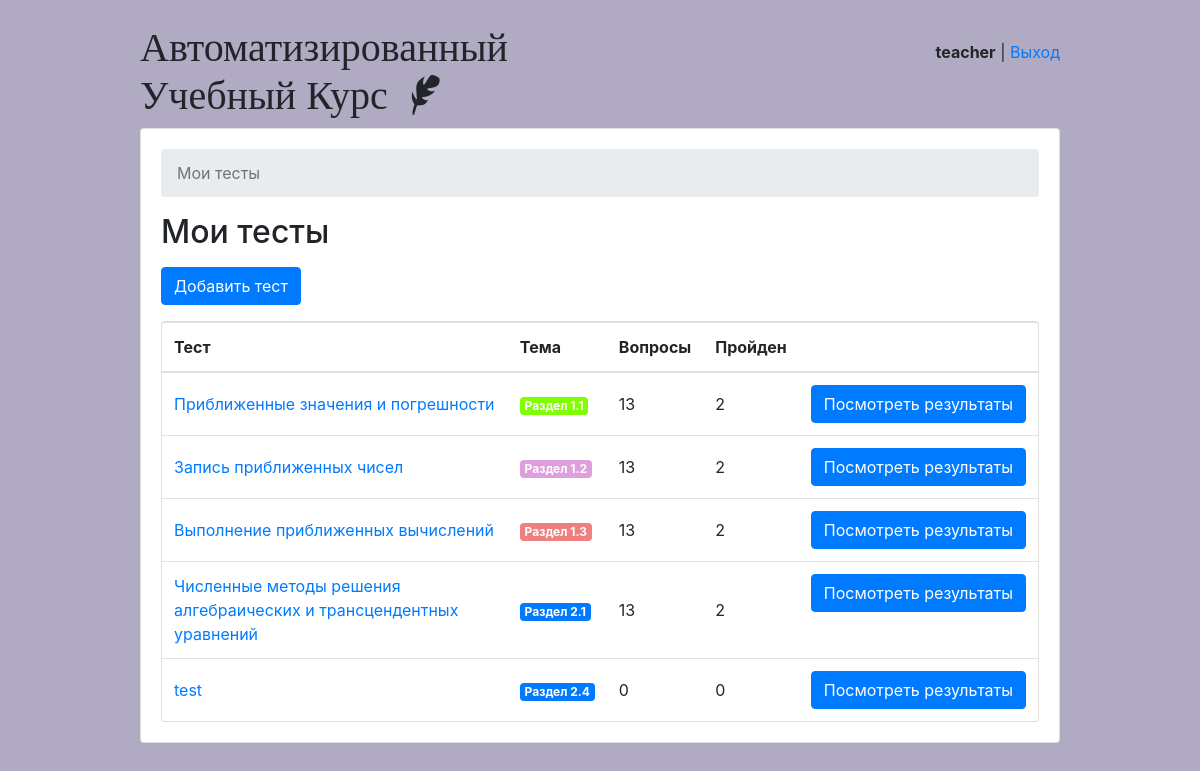
The app's page /teachers/ (signed in) with its own data.
### classroom/models.py (models this page shows, shortened)
class User(AbstractUser):
    is_student = models.BooleanField(default=False)
    is_teacher = models.BooleanField(default=False)

class Quiz(models.Model):
    owner = models.ForeignKey(User, on_delete=models.CASCADE, related_name='quizzes')
    name = models.CharField(max_length=255)
    subject = models.ForeignKey(Subject, on_delete=models.CASCADE, related_name='quizzes')

class Subject(models.Model):
    name = models.CharField(max_length=30)
    color = models.CharField(max_length=7, default='#007bff')
    def get_html_badge(self):
        name = escape(self.name)
        color = escape(self.color)
        html = '<span class="badge badge-primary" style="background-color: %s">%s</span>' % (color, name)
        return mark_safe(html)

### classroom/views/teachers.py (the view)
# urls.py: path('', teachers.QuizListView.as_view(), name='quiz_change_list'),
@method_decorator([login_required, teacher_required], name='dispatch')
class QuizListView(ListView):
    model = Quiz
    ordering = ('name', )
    context_object_name = 'quizzes'
    template_name = 'classroom/teachers/quiz_change_list.html'
    def get_queryset(self):
        queryset = self.request.user.quizzes \
            .select_related('subject') \
            .annotate(questions_count=Count('questions', distinct=True)) \
            .annotate(taken_count=Count('taken_quizzes', distinct=True))
        return queryset

### classroom/templates/classroom/teachers/quiz_change_list.html
{% extends 'base.html' %}
{% block content %}
  <nav aria-label="breadcrumb">
    <ol class="breadcrumb">
      <li class="breadcrumb-item active" aria-current="page">Мои тесты</li>
    </ol>
  </nav>
  <h2 class="mb-3">Мои тесты</h2>
  <a href="{% url 'teachers:quiz_add' %}" class="btn btn-primary mb-3" role="button">Добавить тест</a>
  <div class="card">
    <table class="table mb-0">
      <thead>
        <tr>
          <th>Тест</th>
          <th>Тема</th>
          <th>Вопросы</th>
          <th>Пройден</th>
          <th></th>
        </tr>
      </thead>
      <tbody>
        {% for quiz in quizzes %}
          <tr>
            <td class="align-middle"><a href="{% url 'teachers:quiz_change' quiz.pk %}">{{ quiz.name }}</a></td>
            <td class="align-middle">{{ quiz.subject.get_html_badge }}</td>
            <td class="align-middle">{{ quiz.questions_count }}</td>
            <td class="align-middle">{{ quiz.taken_count }}</td>
            <td class="text-right">
              <a href="{% url 'teachers:quiz_results' quiz.pk %}" class="btn btn-primary">Посмотреть результаты</a>
            </td>
          </tr>
        {% empty %}
          <tr>
            <td class="bg-light text-center font-italic" colspan="5">Вы еще не создали ни одного теста.</td>
          </tr>
        {% endfor %}
      </tbody>
    </table>
  </div>
{% endblock %}

### templates/base.html (shortened to what this page needs)
{% load static %}
<!doctype html>
<html lang="en">
  <head>
    <link rel="stylesheet" href="{% static 'css/bootstrap.min.css' %}">
    <link rel="stylesheet" type="text/css" href="{% static 'vendor/fontello-2f186091/css/fontello.css' %}">
    <link rel="stylesheet" type="text/css" href="{% static 'css/app.css' %}">
    {% if user.is_authenticated and user.is_teacher %}
      <link rel="stylesheet" type="text/css" href="{% static 'css/teachers.css' %}">
    {% else %}
      <link rel="stylesheet" type="text/css" href="{% static 'css/students.css' %}">
    {% endif %}
  </head>
  <body>
    <div class="container my-4">
      <div class="row justify-content-center">
        <div class="col-md-10 col-sm-12">
          <div class="row">
            <div class="col-6">
              <h1 class="logo">
                <a href="{% url 'home' %}">
                  Автоматизированный Учебный Курс
                  {% if user.is_authenticated %}
                    {% if user.is_teacher %}
                      <span class="icon-feather" data-toggle="tooltip" data-placement="right" title="Профиль учителя"></span>
                    {% else %}
                      <span class="icon-graduation-cap" data-toggle="tooltip" data-placement="right" title="Профиль студента"></span>
                    {% endif %}
                  {% endif %}
                </a>
              </h1>
            </div>
            <div class="col-6 text-right">
              {% if user.is_authenticated %}
                <p class="pt-3">
                  {% if user.is_student %}
                    <strong><a href="{% url 'students:student_detail' student=user.id %}">{{ user.username }}</a> - {{user.student.score}}</strong>
                  {% else %}
                    <strong>{{ user.username }}</strong>
                  {% endif %}
                    | <a href="{% url 'logout' %}">Выход</a>
                </p>
              {% else %}
                <a href="{% url 'login' %}" class="btn btn-light" role="button">Войти</a>
                <a href="{% url 'signup' %}" class="btn btn-primary" role="button">Регистрация</a>
              {% endif %}
            </div>
          </div>
          <div class="card mb-3">
            <div class="card-body">
              {% block content %}
              {% endblock %}
            </div>
          </div>
        </div>
      </div>
    </div>
  </body>
</html>

### static/css/app.css (style rules this page uses)
.logo { font-family: 'Clicker Script', cursive; }
.logo a { color: #212529; text-decoration: none; }

### static/css/teachers.css (style rules this page uses)
body { background-color: #b0aac2; }

### records on screen
User: username "teacher"
Quiz: name "Приближенные значения и погрешности", subject.get_html_badge "Раздел 1.1", questions_count "13", taken_count "2"
Quiz: name "Запись приближенных чисел", subject.get_html_badge "Раздел 1.2", questions_count "13", taken_count "2"
Quiz: name "Выполнение приближенных вычислений", subject.get_html_badge "Раздел 1.3", questions_count "13", taken_count "2"
Quiz: name "Численные методы решения алгебраических и трансцендентных уравнений", subject.get_html_badge "Раздел 2.1", questions_count "13", taken_count "2"
Quiz: name "test", subject.get_html_badge "Раздел 2.4", questions_count "0", taken_count "0"
